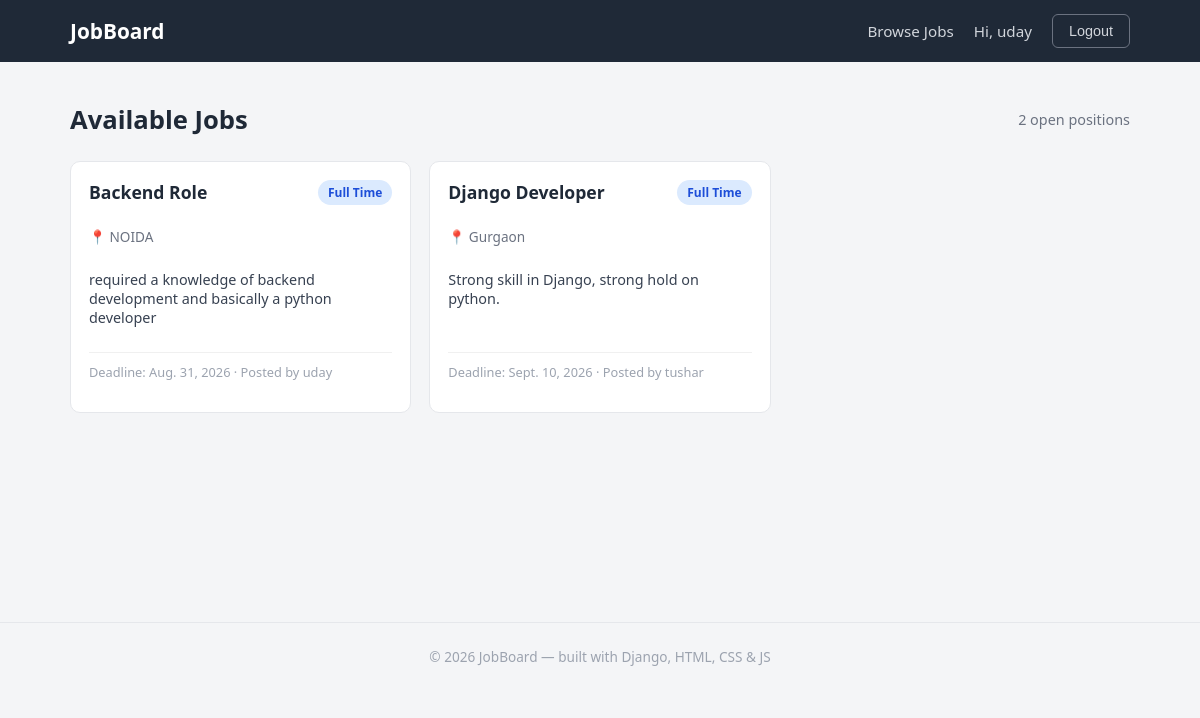
The app's page /jobs/ (signed in) with its own data.
### jobs/models.py (models this page shows, shortened)
class JobPost(models.Model):
    JOB_TYPES = [
        ("FULL_TIME", "Full Time"),
        ("PART_TIME", "Part Time"),
        ("INTERNSHIP", "Internship"),
    ]
    title = models.CharField(max_length=200)
    description = models.TextField()
    location = models.CharField(max_length=100)
    job_type = models.CharField(
        max_length=20,
        choices=JOB_TYPES
    )
    salary = models.CharField(max_length=100)
    skills = models.CharField(max_length=300)
    deadline = models.DateField()
    posted_by = models.ForeignKey(
        User,
        on_delete=models.CASCADE,
        related_name="job_posts"
    )
    created_at = models.DateTimeField(auto_now_add=True)

### jobs/views.py (the view)
# urls.py: 2. Add a URL to urlpatterns:  path('', views.home, name='home')
def home(request):
    jobs = JobPost.objects.all()
    return render(request, 'jobs/home.html', {'jobs': jobs})

### jobs/templates/jobs/home.html (shortened to what this page needs)
{% extends 'jobs/base.html' %}
{% block content %}
<div class="page-header">
    <h2>Available Jobs</h2>
    <span class="count-badge">{{ jobs|length }} open position{{ jobs|length|pluralize }}</span>
</div>
<div class="job-grid">
    {% for job in jobs %}
        <div class="job-card">
            <div class="job-card-top">
                <h3>{{ job.title }}</h3>
                <span class="job-type-badge">{{ job.get_job_type_display }}</span>
            </div>
            <p class="job-location">📍 {{ job.location }}</p>
            <p class="job-desc">{{ job.description|truncatewords:20 }}</p>
            <p class="job-meta">Deadline: {{ job.deadline }} · Posted by {{ job.posted_by }}</p>
        </div>
    {% empty %}
        <div class="alert alert-info">No jobs posted yet. Check back soon!</div>
    {% endfor %}
</div>
{% endblock %}

### jobs/templates/jobs/base.html (shortened to what this page needs)
{% load static %}
<!DOCTYPE html>
<html lang="en">
<head>
    <link rel="stylesheet" href="{% static 'jobs/css/style.css' %}">
</head>
<body>
    <nav class="navbar">
        <div class="container">
            <a href="{% url 'home' %}" class="navbar-brand">JobBoard</a>
            <div class="nav-links">
                <a href="{% url 'home' %}">Browse Jobs</a>
                {% if user.is_authenticated %}
                    <span>Hi, {{ user.username }}</span>
                    <form method="POST" action="{% url 'logout' %}" style="display:inline;">
                        <button type="submit" class="btn btn-outline">Logout</button>
                    </form>
                {% else %}
                    <a href="{% url 'login' %}" class="btn btn-primary">Login</a>
                    <a href="{% url 'signup' %}" class="btn btn-outline">Sign Up</a>
                {% endif %}
            </div>
        </div>
    </nav>
    <main>
        <div class="container">
            {% block content %}{% endblock %}
        </div>
    </main>
    <footer>
        &copy; {% now "Y" %} JobBoard — built with Django, HTML, CSS &amp; JS
    </footer>
</body>
</html>

### jobs/static/jobs/css/style.css (style rules this page uses)
* { box-sizing: border-box; }
body { margin: 0; font-family: 'Segoe UI', Arial, sans-serif; background-color: #f4f5f7; color: #1f2937; }
a { text-decoration: none; color: inherit; }
.navbar { background-color: #1f2937; padding: 14px 0; }
.navbar .container { display: flex; justify-content: space-between; align-items: center; }
.navbar-brand { color: #fff; font-size: 1.3rem; font-weight: 700; }
.nav-links { display: flex; align-items: center; gap: 20px; }
.nav-links a, .nav-links span { color: #d1d5db; font-size: 0.95rem; }
.btn { padding: 8px 16px; border-radius: 6px; border: none; cursor: pointer; font-size: 0.9rem; font-weight: 500; }
.btn-outline { background: transparent; border: 1px solid #6b7280; color: #d1d5db; }
.container { max-width: 1100px; margin: 0 auto; padding: 0 20px; }
main { padding: 40px 0; min-height: 70vh; }
.page-header { display: flex; justify-content: space-between; align-items: center; margin-bottom: 24px; }
.page-header h2 { margin: 0; font-size: 1.6rem; }
.count-badge { color: #6b7280; font-size: 0.9rem; }
.job-grid { display: grid; grid-template-columns: repeat(auto-fill, minmax(280px, 1fr)); gap: 18px; }
.job-card { background: #fff; border: 1px solid #e5e7eb; border-radius: 10px; padding: 18px; display: flex; flex-direction: column; transition: box-shadow 0.15s ease, transform 0.15s ease; }
.job-card-top { display: flex; justify-content: space-between; align-items: flex-start; margin-bottom: 8px; }
.job-card-top h3 { margin: 0; font-size: 1.1rem; }
.job-type-badge { background-color: #dbeafe; color: #1d4ed8; font-size: 0.75rem; font-weight: 600; padding: 4px 10px; border-radius: 20px; white-space: nowrap; }
.job-location { color: #6b7280; font-size: 0.85rem; margin-bottom: 10px; }
.job-desc { font-size: 0.9rem; color: #374151; flex-grow: 1; margin-bottom: 12px; }
.job-meta { font-size: 0.8rem; color: #9ca3af; border-top: 1px solid #f0f0f0; padding-top: 10px; }
footer { text-align: center; padding: 24px 0; color: #9ca3af; font-size: 0.85rem; border-top: 1px solid #e5e7eb; }

### records on screen
JobPost: title "Backend Role", job_type "Full Time", location "NOIDA", description "required a knowledge of backend development and basically a python developer", deadline "Aug. 31, 2026", posted_by "uday"
JobPost: title "Django Developer", job_type "Full Time", location "Gurgaon", description "Strong skill in Django, strong hold on python.", deadline "Sept. 10, 2026", posted_by "tushar"

### other values on screen
{{ user.username }} "uday"
{{ jobs|length }} "2"
